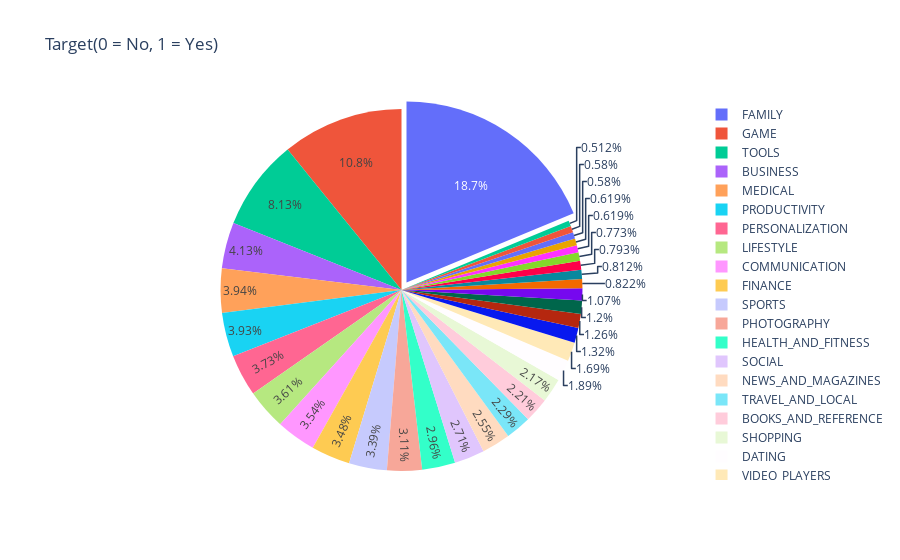

Here is the notebook cell this chart was saved with:
### Markdown cell above
Here we see that 92.6% of the apps are free and 7.37% of apps are paid which proves that free apps are more used

### Code cell
init_notebook_mode(connected=True)
col = "Category"
grouped = data[col].value_counts().reset_index()
grouped = grouped.rename(columns = {col : "count", "index" : col})

## plot
trace = go.Pie(labels=grouped[col], values=grouped['count'], pull=[0.05, 0])
layout = {'title': 'Target(0 = No, 1 = Yes)'}
fig = go.Figure(data = [trace], layout = layout)
iplot(fig)

### Figure 1 — Plotly figure (JSON) as saved in the notebook; plotly's stock layout.template omitted (floating-point values rounded to 4 significant figures)
{"data": [{"labels": ["FAMILY", "GAME", "TOOLS", "BUSINESS", "MEDICAL", "PRODUCTIVITY", "PERSONALIZATION", "LIFESTYLE", "COMMUNICATION", "FINANCE", "SPORTS", "PHOTOGRAPHY", "HEALTH_AND_FITNESS", "SOCIAL", "NEWS_AND_MAGAZINES", "TRAVEL_AND_LOCAL", "BOOKS_AND_REFERENCE", "SHOPPING", "DATING", "VIDEO_PLAYERS", "MAPS_AND_NAVIGATION", "EDUCATION", "FOOD_AND_DRINK", "ENTERTAINMENT", "AUTO_AND_VEHICLES", "LIBRARIES_AND_DEMO", "WEATHER", "HOUSE_AND_HOME", "ART_AND_DESIGN", "EVENTS", "PARENTING", "COMICS", "BEAUTY"], "pull": [0.05, 0], "type": "pie", "values": [1939, 1121, 841, 427, 408, 407, 386, 373, 366, 360, 351, 322, 306, 280, 264, 237, 229, 224, 196, 175, 137, 130, 124, 111, 85, 84, 82, 80, 64, 64, 60, 60, 53]}], "layout": {"title": {"text": "Target(0 = No, 1 = Yes)"}}}
